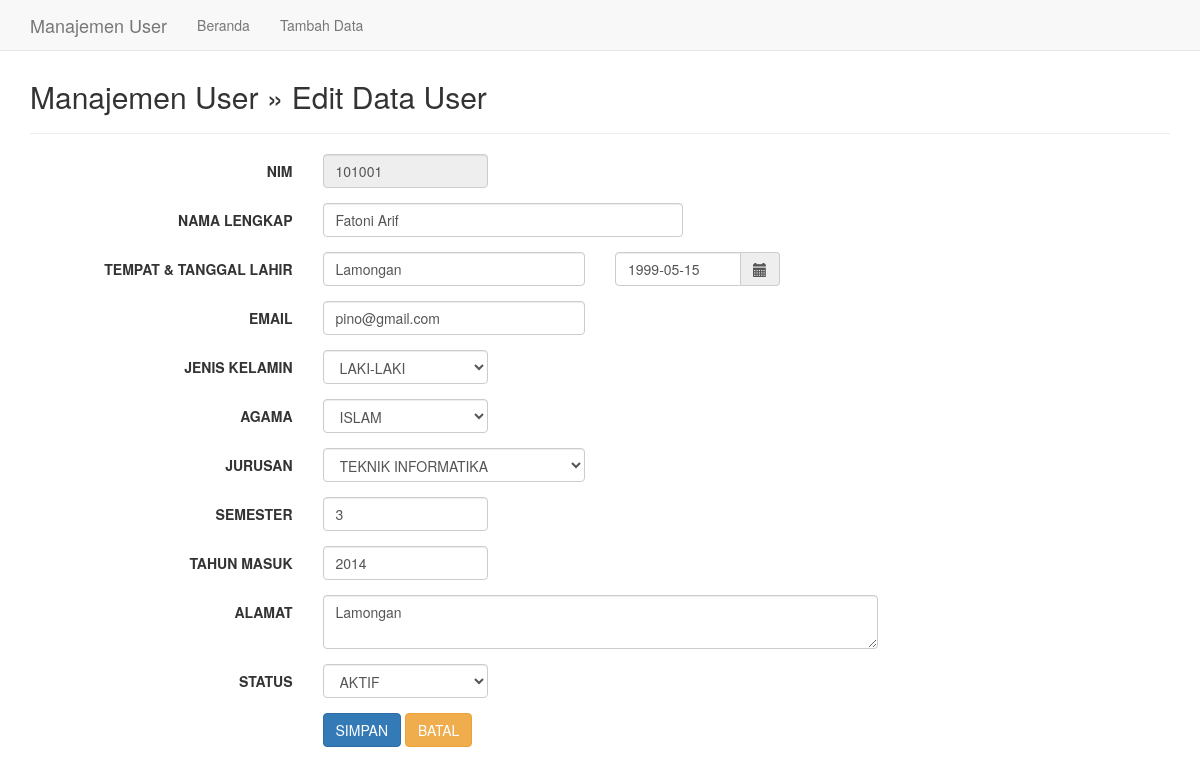
/edit.php?nim=101001, run on the app's committed database.
### tables this page shows
CREATE TABLE `mahasiswa` (
  `nim` int(11) NOT NULL,
  `password` varchar(35) NOT NULL,
  `nama` varchar(50) NOT NULL,
  `tempat_lahir` varchar(20) NOT NULL,
  `tanggal_lahir` date NOT NULL,
  `email` varchar(50) NOT NULL,
  `jenis_kelamin` varchar(20) NOT NULL,
  `agama` varchar(20) NOT NULL,
  `jurusan` varchar(30) NOT NULL,
  `semester` varchar(2) NOT NULL,
  `tahun_masuk` varchar(5) NOT NULL,
  `alamat` varchar(100) NOT NULL,
  `foto` varchar(100) NOT NULL,
  `status` int(1) NOT NULL
);

### edit.php (the view, shortened to what this page needs)
<?php
include("koneksi.php");
?>
<!DOCTYPE html>
<html lang="en">
<head>
	<link href="css/bootstrap.min.css" rel="stylesheet">
	<link href="css/bootstrap-datepicker.css" rel="stylesheet">
</head>
<body>
	<nav class="navbar navbar-default navbar-fixed-top">
		<div class="container">
			<div class="navbar-header">
				<a class="navbar-brand hidden-xs hidden-sm" href="#">Manajemen User</a>
			</div>
			<div id="navbar" class="navbar-collapse collapse">
				<ul class="nav navbar-nav">
					<li><a href="index.php">Beranda</a></li>
					<li><a href="add.php">Tambah Data</a></li>
				</ul>
			</div>
		</div>
	</nav>
	<div class="container">
		<div class="content">
			<h2>Manajemen User &raquo; Edit Data User</h2>
			<hr />
			<?php
			$nim = $_GET['nim'];
			$sql = mysqli_query($koneksi, "SELECT * FROM mahasiswa WHERE nim='$nim'");
			if(mysqli_num_rows($sql) == 0){
				header("Location: index.php");
			}else{
				$row = mysqli_fetch_assoc($sql);
			}
			?>
			<form class="form-horizontal" action="" method="post">
				<div class="form-group">
					<label class="col-sm-3 control-label">NIM</label>
					<div class="col-sm-2">
						<input type="text" name="nim" class="form-control" value="<?php echo $row['nim']; ?>" placeholder="NIM" disabled>
					</div>
				</div>
				<div class="form-group">
					<label class="col-sm-3 control-label">NAMA LENGKAP</label>
					<div class="col-sm-4">
						<input type="text" name="nama" class="form-control" value="<?php echo $row['nama']; ?>" placeholder="NAMA LENGKAP" required>
					</div>
				</div>
				<div class="form-group">
					<label class="col-sm-3 control-label">TEMPAT & TANGGAL LAHIR</label>
					<div class="col-sm-3">
						<input type="text" name="tmp" class="form-control" value="<?php echo $row['tempat_lahir']; ?>" placeholder="TEMPAT LAHIR" required>
					</div>
					<div class="col-sm-2">
						<div class="input-group date" data-provide="datepicker">
							<input type="text" name="tgl" class="form-control" value="<?php echo $row['tanggal_lahir']; ?>" placeholder="0000-00-00">
							<div class="input-group-addon">
								<span class="glyphicon glyphicon-calendar"></span>
							</div>
						</div>
					</div>
				</div>
				<div class="form-group">
					<label class="col-sm-3 control-label">EMAIL</label>
					<div class="col-sm-3">
						<input type="email" name="email" class="form-control" value="<?php echo $row['email']; ?>" placeholder="EMAIL" required>
					</div>
				</div>
				<div class="form-group">
					<label class="col-sm-3 control-label">JENIS KELAMIN</label>
					<div class="col-sm-2">
						<select name="jk" class="form-control" required>
							<option value="Laki-Laki" <?php if($row['jenis_kelamin'] == 'Laki-Laki'){ echo 'selected'; } ?>>LAKI-LAKI</option>
						</select>
					</div>
				</div>
				<div class="form-group">
					<label class="col-sm-3 control-label">AGAMA</label>
					<div class="col-sm-2">
						<select name="agama" class="form-control">
							<option value="Islam" <?php if($row['agama'] == 'Islam'){ echo 'selected'; } ?>>ISLAM</option>
						</select>
					</div>
				</div>
				<div class="form-group">
					<label class="col-sm-3 control-label">JURUSAN</label>
					<div class="col-sm-3">
						<select name="jurusan" class="form-control">
							<option value="Teknik Informatika"  <?php if($row['jurusan'] == 'Teknik Informatika'){ echo 'selected'; } ?>>TEKNIK INFORMATIKA</option>
						</select>
					</div>
				</div>
				<div class="form-group">
					<label class="col-sm-3 control-label">SEMESTER</label>
					<div class="col-sm-2">
						<input type="text" name="semester" class="form-control" value="<?php echo $row['semester']; ?>" placeholder="SEMESTER">
					</div>
				</div>
				<div class="form-group">
					<label class="col-sm-3 control-label">TAHUN MASUK</label>
					<div class="col-sm-2">
						<input type="text" name="tahun_masuk" class="form-control" value="<?php echo $row['tahun_masuk']; ?>" placeholder="TAHUN MASUK">
					</div>
				</div>
				<div class="form-group">
					<label class="col-sm-3 control-label">ALAMAT</label>
					<div class="col-sm-6">
						<textarea name="alamat" class="form-control" placeholder="ALAMAT"><?php echo $row['alamat']; ?></textarea>
					</div>
				</div>
				<div class="form-group">
					<label class="col-sm-3 control-label">STATUS</label>
					<div class="col-sm-2">
						<select name="status" class="form-control" required>
							<option value="1" <?php if($row['status'] == '1'){ echo 'selected'; } ?>>AKTIF</option>
						</select>
					</div>
				</div>
				<div class="form-group">
					<label class="col-sm-3 control-label">&nbsp;</label>
					<div class="col-sm-6">
						<input type="submit" name="save" class="btn btn-primary" value="SIMPAN">
						<a href="index.php" class="btn btn-warning">BATAL</a>
					</div>
				</div>
			</form>
		</div>
	</div>
</body>
</html>

### edit.php (style rules this page uses)
.content { margin-top: 80px; }

### data on the page
mahasiswa: nim "101001", nama "Fatoni Arif", tmp "Lamongan", tgl "1999-05-15", email "pino@gmail.com", jk "LAKI-LAKI", agama "ISLAM", jurusan "TEKNIK INFORMATIKA", semester "3", tahun_masuk "2014", alamat "Lamongan", status "AKTIF"
